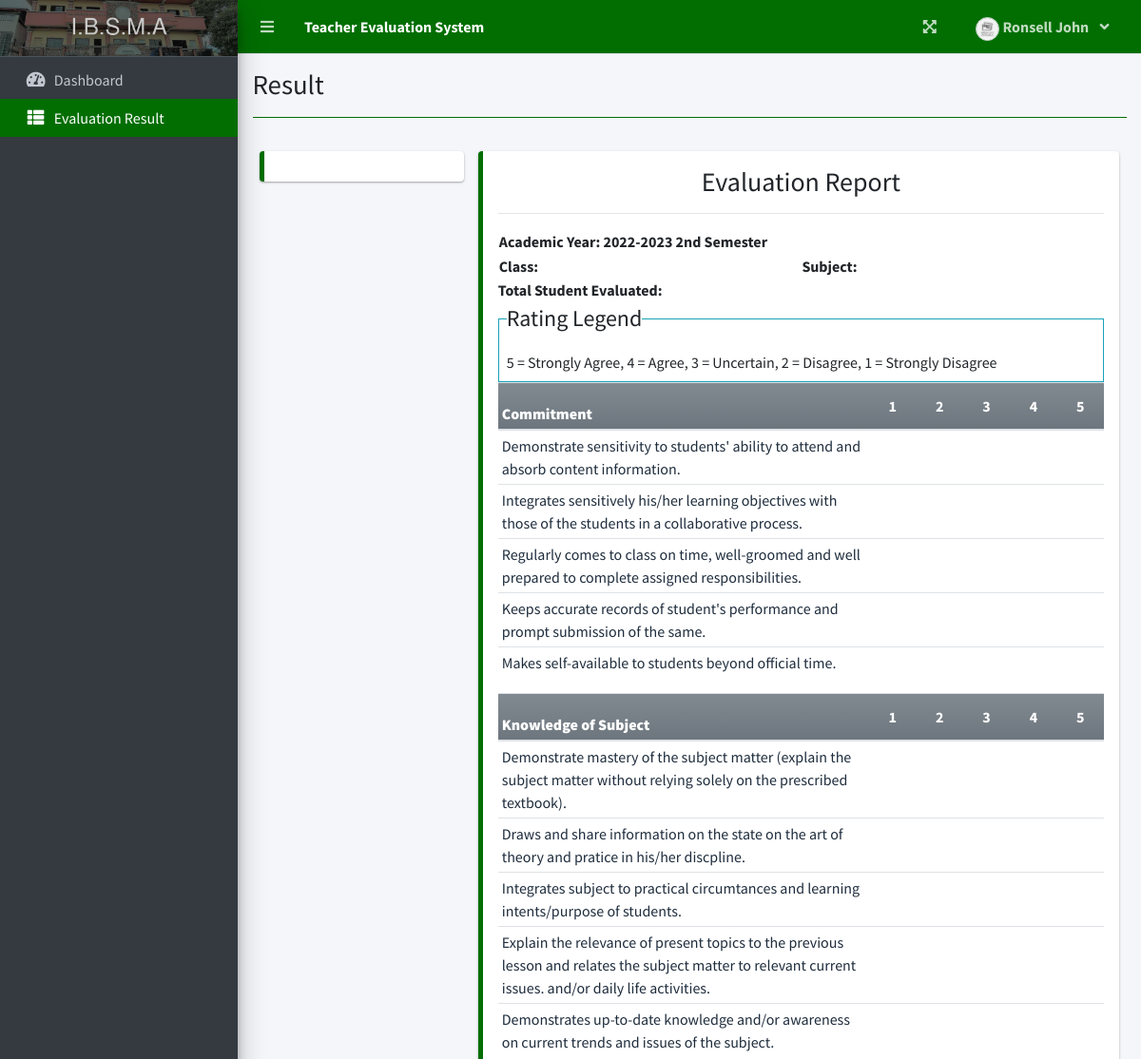
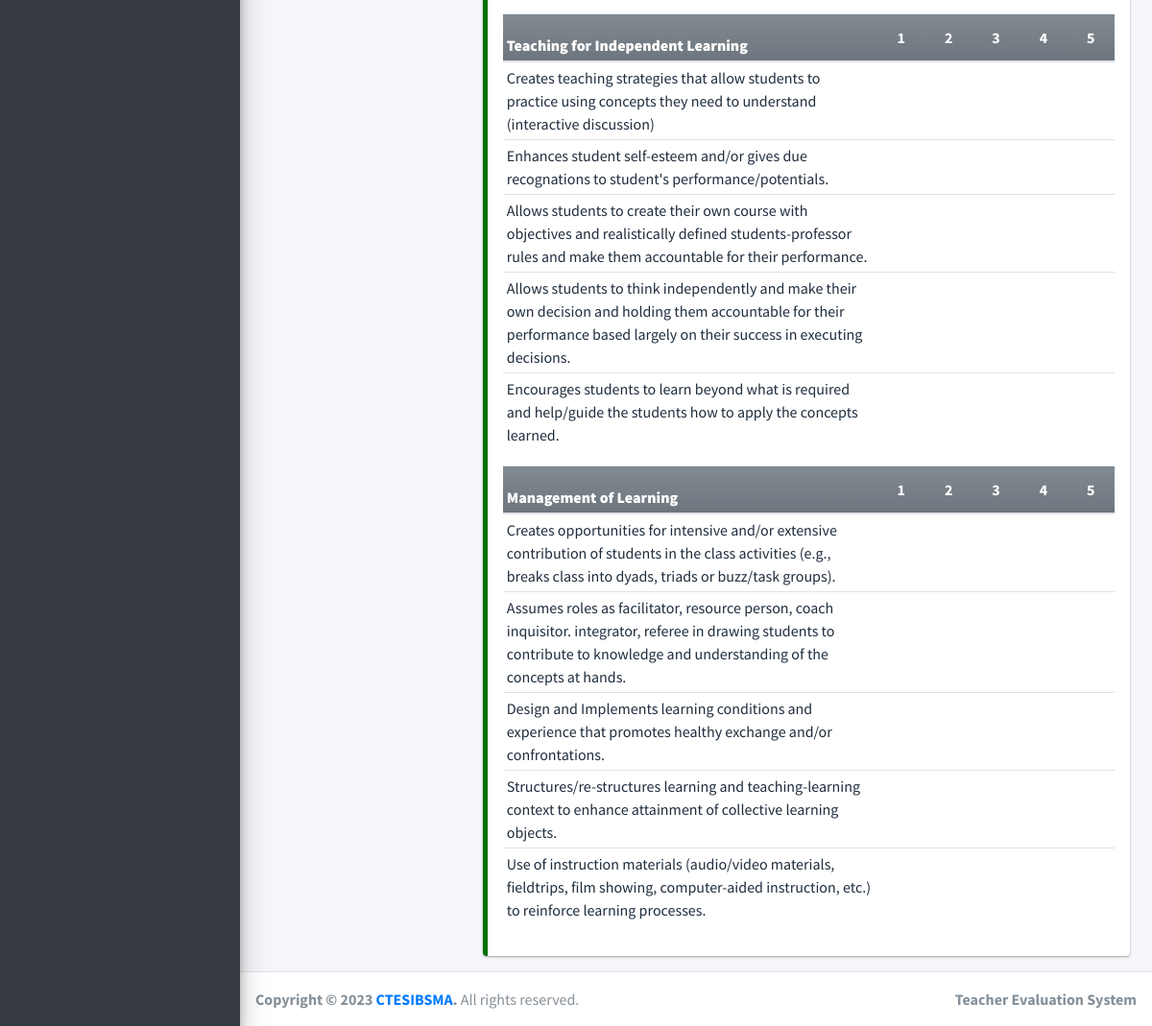
The app's page /index.php?page=result (signed in) with its own data (2 pictures, top to bottom).
### tables this page shows
CREATE TABLE `criteria_list` (
  `id` int(30) NOT NULL,
  `criteria` text NOT NULL,
  `order_by` int(30) NOT NULL
);

CREATE TABLE `question_list` (
  `id` int(30) NOT NULL,
  `academic_id` int(30) NOT NULL,
  `question` text NOT NULL,
  `order_by` int(30) NOT NULL,
  `criteria_id` int(30) NOT NULL
);

### faculty/result.php (the view, shortened to what this page needs)
<?php
function ordinal_suffix($num){
    $num = $num % 100;
    if($num < 11 || $num > 13){
         switch($num % 10){
            case 2: return $num.'nd';
        }
    }
    return $num.'th';
}
?>
<div class="col-lg-12">
	<div class="row">
	</div>
	<div class="row">
		<div class="col-md-3">
			<div class="callout callout-info">
			</div>
		</div>
		<div class="col-md-9">
			<div class="callout callout-info" id="printable">
			<div>
			<h3 class="text-center">Evaluation Report</h3>
			<hr>
			<table width="100%">
					<tr>
						<td width="50%"><p><b>Academic Year: <span id="ay"><?php echo $_SESSION['academic']['year'].' '.(ordinal_suffix($_SESSION['academic']['semester'])) ?> Semester</span></b></p></td>
						<td></td>
					</tr>
					<tr>
						<td width="50%"><p><b>Class: <span id="classField"></span></b></p></td>
						<td width="50%"><p><b>Subject: <span id="subjectField"></span></b></p></td>
					</tr>
			</table>
				<p class=""><b>Total Student Evaluated: <span id="tse"></span></b></p>
			</div>
				<fieldset class="border border-info p-2 w-100">
				   <legend  class="w-auto">Rating Legend</legend>
				   <p>5 = Strongly Agree, 4 = Agree, 3 = Uncertain, 2 = Disagree, 1 = Strongly Disagree</p>
				</fieldset>
				<?php
						$criteria = $conn->query("SELECT * FROM criteria_list where id in (SELECT criteria_id FROM question_list where academic_id = {$_SESSION['academic']['id']} ) order by abs(order_by) asc ");
						while($crow = $criteria->fetch_assoc()):
					?>
					<table class="table table-condensed wborder">
						<thead>
							<tr class="bg-gradient-secondary">
								<th class=" p-1"><b><?php echo $crow['criteria'] ?></b></th>
								<th width="5%" class="text-center">1</th>
								<th width="5%" class="text-center">2</th>
								<th width="5%" class="text-center">3</th>
								<th width="5%" class="text-center">4</th>
								<th width="5%" class="text-center">5</th>
							</tr>
						</thead>
						<tbody class="tr-sortable">
							<?php
							$questions = $conn->query("SELECT * FROM question_list where criteria_id = {$crow['id']} and academic_id = {$_SESSION['academic']['id']} order by abs(order_by) asc ");
							while($row=$questions->fetch_assoc()):
							?>
							<tr class="bg-white">
								<td class="p-1" width="40%">
									<?php echo $row['question'] ?>
								</td>
								<?php for($c=1;$c<=5;$c++): ?>
								<td class="text-center">
			                      </div>
								</td>
								<?php endfor; ?>
							</tr>
							<?php endwhile; ?>
						</tbody>
					</table>
					<?php endwhile; ?>

### index.php (style rules this page uses)
.callout.callout-info { border-left-color:#026e02 !important; }

### records on screen
criteria_list: criteria "Commitment"
question_list: question "Demonstrate sensitivity to students' ability to attend and absorb content information."
question_list: question "Integrates sensitively his/her learning objectives with those of the students in a collaborative process."
question_list: question "Regularly comes to class on time, well-groomed and well prepared to complete assigned responsibilities."
question_list: question "Keeps accurate records of student's performance and prompt submission of the same."
question_list: question "Makes self-available to students beyond official time."
criteria_list: criteria "Knowledge of Subject"
question_list: question "Demonstrate mastery of the subject matter (explain the subject matter without relying solely on the prescribed textbook)."
question_list: question "Draws and share information on the state on the art of theory and pratice in his/her discpline."
question_list: question "Integrates subject to practical circumtances and learning intents/purpose of students."
question_list: question "Explain the relevance of present topics to the previous lesson and relates the subject matter to relevant current issues. and/or daily life activities."
question_list: question "Demonstrates up-to-date knowledge and/or awareness on current trends and issues of the subject."
criteria_list: criteria "Teaching for Independent Learning"
question_list: question "Creates teaching strategies that allow students to practice using concepts they need to understand (interactive discussion)"
question_list: question "Enhances student self-esteem and/or gives due recognations to student's performance/potentials."
question_list: question "Allows students to create their own course with objectives and realistically defined students-professor rules and make them accountable for their performance."
question_list: question "Allows students to think independently and make their own decision and holding them accountable for their performance based largely on their success in executing decisions."
question_list: question "Encourages students to learn beyond what is required and help/guide the students how to apply the concepts learned."
criteria_list: criteria "Management of Learning"
question_list: question "Creates opportunities for intensive and/or extensive contribution of students in the class activities (e.g., breaks class into dyads, triads or buzz/task groups)."
question_list: question "Assumes roles as facilitator, resource person, coach inquisitor. integrator, referee in drawing students to contribute to knowledge and understanding of the concepts at hands."
question_list: question "Design and Implements learning conditions and experience that promotes healthy exchange and/or confrontations."
question_list: question "Structures/re-structures learning and teaching-learning context to enhance attainment of collective learning objects."
question_list: question "Use of instruction materials (audio/video materials, fieldtrips, film showing, computer-aided instruction, etc.) to reinforce learning processes."

### other values on screen
$_SESSION['system']['name'] "Teacher Evaluation System"
$_SESSION['login_firstname'] "Ronsell John"
$title "Result"
$_SESSION['academic']['year'] "2022-2023"
ordinal_suffix($_SESSION['academic']['semester']) "2nd"
